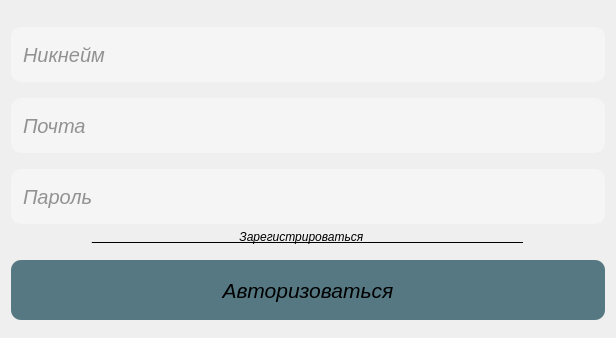
<?xml version="1.0" encoding="UTF-8"?>
<ui version="4.0">
 <class>LoginWidget</class>
 <widget class="QWidget" name="LoginWidget">
  <property name="geometry">
   <rect>
    <x>0</x>
    <y>0</y>
    <width>616</width>
    <height>338</height>
   </rect>
  </property>
  <property name="sizePolicy">
   <sizepolicy hsizetype="Preferred" vsizetype="Preferred">
    <horstretch>0</horstretch>
    <verstretch>0</verstretch>
   </sizepolicy>
  </property>
  <property name="windowTitle">
   <string>Form</string>
  </property>
  <layout class="QGridLayout" name="gridLayout">
   <item row="0" column="0">
    <layout class="QVBoxLayout" name="verticalLayout">
     <property name="topMargin">
      <number>0</number>
     </property>
     <item>
      <widget class="QLineEdit" name="usernameEdit">
       <property name="sizePolicy">
        <sizepolicy hsizetype="Preferred" vsizetype="Fixed">
         <horstretch>0</horstretch>
         <verstretch>0</verstretch>
        </sizepolicy>
       </property>
       <property name="autoFillBackground">
        <bool>false</bool>
       </property>
       <property name="styleSheet">
        <string notr="true">QLineEdit {
	background-color: rgb(245, 245, 245);
	width: 500px;
	height: 55px;
	color: rgb(48, 48, 48);
	margin-top: 10px;
	padding-left: 10px;
	border-radius: 10px;
	font-size: 20px;
	font-style: italic;
}</string>
       </property>
       <property name="maxLength">
        <number>40</number>
       </property>
       <property name="placeholderText">
        <string>Никнейм</string>
       </property>
      </widget>
     </item>
     <item>
      <widget class="QLineEdit" name="emailEdit">
       <property name="sizePolicy">
        <sizepolicy hsizetype="Preferred" vsizetype="Fixed">
         <horstretch>0</horstretch>
         <verstretch>0</verstretch>
        </sizepolicy>
       </property>
       <property name="styleSheet">
        <string notr="true">QLineEdit {
	background-color: rgb(245, 245, 245);
	width: 500px;
	height: 55px;
	color: rgb(48, 48, 48);
	margin-top: 10px;
	padding-left: 10px;
	border-radius: 10px;
	font-size: 20px;
	font-style: italic;
}</string>
       </property>
       <property name="maxLength">
        <number>256</number>
       </property>
       <property name="placeholderText">
        <string>Почта</string>
       </property>
      </widget>
     </item>
     <item>
      <widget class="QLineEdit" name="passwordEdit">
       <property name="sizePolicy">
        <sizepolicy hsizetype="Preferred" vsizetype="Fixed">
         <horstretch>0</horstretch>
         <verstretch>0</verstretch>
        </sizepolicy>
       </property>
       <property name="styleSheet">
        <string notr="true">QLineEdit {
	background-color: rgb(245, 245, 245);
	width: 500px;
	height: 55px;
	color: rgb(48, 48, 48);
	margin-top: 10px;
	padding-left: 10px;
	border-radius: 10px;
	font-size: 20px;
	font-style: italic;
}</string>
       </property>
       <property name="maxLength">
        <number>40</number>
       </property>
       <property name="echoMode">
        <enum>QLineEdit::Password</enum>
       </property>
       <property name="placeholderText">
        <string>Пароль</string>
       </property>
      </widget>
     </item>
     <item>
      <widget class="ClickableLabel" name="registerLabel">
       <property name="sizePolicy">
        <sizepolicy hsizetype="Preferred" vsizetype="Fixed">
         <horstretch>0</horstretch>
         <verstretch>0</verstretch>
        </sizepolicy>
       </property>
       <property name="font">
        <font>
         <italic>true</italic>
         <underline>true</underline>
        </font>
       </property>
       <property name="cursor">
        <cursorShape>PointingHandCursor</cursorShape>
       </property>
       <property name="styleSheet">
        <string notr="true">QLabel {
	margin-bottom: 10px;
 	width: 210px;	
	height: 35px;
}

QLabel:hover {
	color: rgb(246, 97, 81)
}</string>
       </property>
       <property name="text">
        <string>______________________Зарегистрироваться________________________</string>
       </property>
       <property name="alignment">
        <set>Qt::AlignCenter</set>
       </property>
      </widget>
     </item>
     <item>
      <widget class="QPushButton" name="loginButton">
       <property name="sizePolicy">
        <sizepolicy hsizetype="Preferred" vsizetype="Fixed">
         <horstretch>0</horstretch>
         <verstretch>0</verstretch>
        </sizepolicy>
       </property>
       <property name="font">
        <font>
         <pointsize>16</pointsize>
         <italic>true</italic>
         <bold>false</bold>
        </font>
       </property>
       <property name="cursor">
        <cursorShape>PointingHandCursor</cursorShape>
       </property>
       <property name="styleSheet">
        <string notr="true">QPushButton {
	background-color: rgb(85, 120, 130);
	width: 510px;
	height: 60px;
	border-radius: 10px;
}

QPushButton:hover {
	background-color: rgb(61, 56, 70);
}</string>
       </property>
       <property name="text">
        <string>Авторизоваться</string>
       </property>
      </widget>
     </item>
    </layout>
   </item>
  </layout>
 </widget>
 <customwidgets>
  <customwidget>
   <class>ClickableLabel</class>
   <extends>QLabel</extends>
   <header>clickablelabel.h</header>
  </customwidget>
 </customwidgets>
 <resources/>
 <connections/>
</ui>
